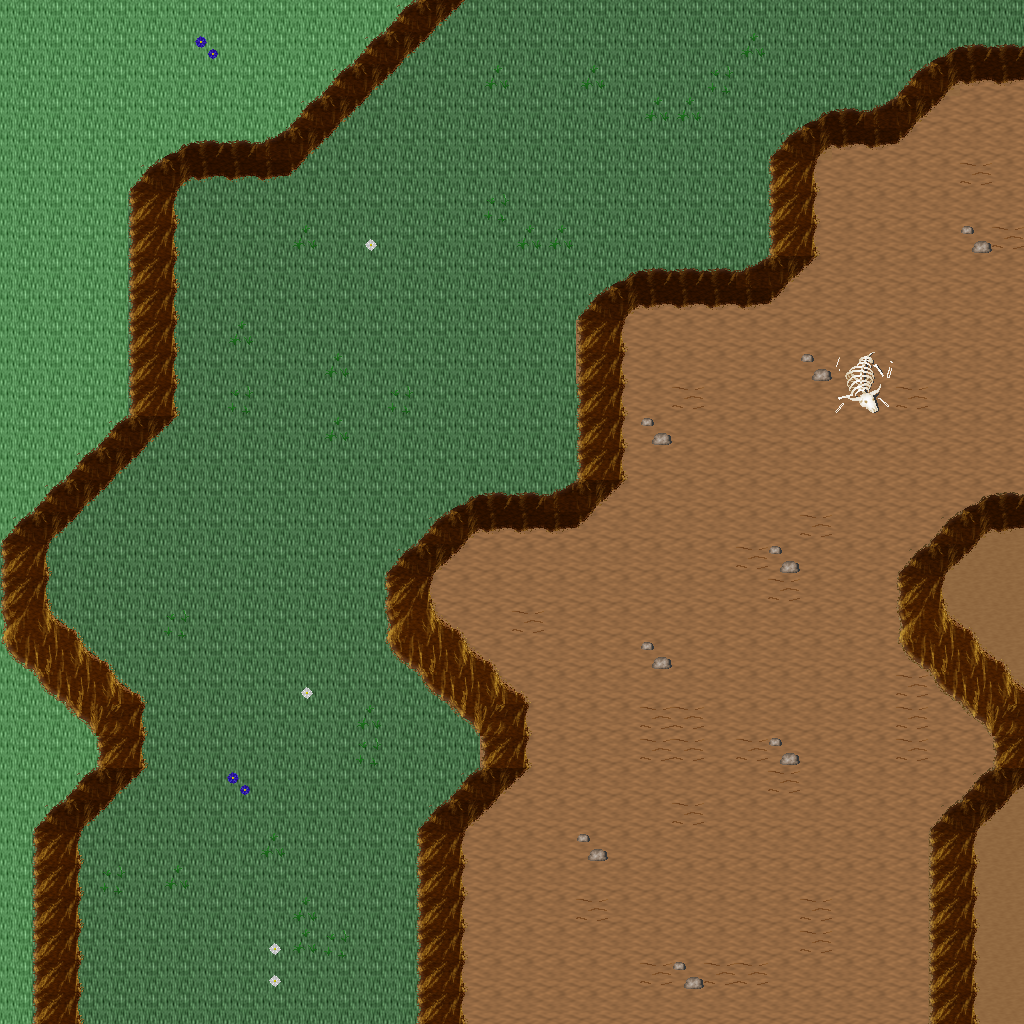

The image is a tile-based game level rendered from a .tmx file. Its description and source (layers, tilesets, objects; grid data summarised) follow:
An orthogonal 32x32 tile map with 32x32 px tiles, 5 tile layers (Ground, Objects, Objects2, Above, ...), 1 hidden layer not drawn, 25 tilesets.

<map version="1.10" tiledversion="1.11.0" orientation="orthogonal" renderorder="right-down" width="32" height="32" tilewidth="32" tileheight="32" infinite="0" nextlayerid="11" nextobjectid="1">
 <tileset firstgid="1" name="ground_ground" tilewidth="32" tileheight="32" tilecount="33" columns="3">
  <image source="../drawable/ground_ground.png" width="96" height="352" />
 </tileset>
 <tileset firstgid="34" name="ground_grass_edges" tilewidth="32" tileheight="32" tilecount="36" columns="12">
  <image source="../drawable/ground_grass_edges.png" width="384" height="96" />
 </tileset>
 <tileset firstgid="70" name="ground_ridge_earth_dark" tilewidth="32" tileheight="32" tilecount="96" columns="12">
  <image source="../drawable/ground_ridge_earth_dark.png" width="384" height="256" />
 </tileset>
 <tileset firstgid="166" name="plant_flower_daisy_white" tilewidth="32" tileheight="32" tilecount="8" columns="2">
  <image source="../drawable/plant_flower_daisy_white.png" width="64" height="128" />
 </tileset>
 <tileset firstgid="174" name="plant_grasses" tilewidth="32" tileheight="32" tilecount="6" columns="3">
  <image source="../drawable/plant_grasses.png" width="96" height="64" />
 </tileset>
 <tileset firstgid="180" name="ground_rock_pebbles" tilewidth="32" tileheight="32" tilecount="3" columns="1">
  <image source="../drawable/ground_rock_pebbles.png" width="32" height="96" />
 </tileset>
 <tileset firstgid="183" name="plant_flower_daisy_blue" tilewidth="32" tileheight="32" tilecount="8" columns="2">
  <image source="../drawable/plant_flower_daisy_blue.png" width="64" height="128" />
 </tileset>
 <tileset firstgid="191" name="ground_ladder_vertical_dark" tilewidth="32" tileheight="32" tilecount="3" columns="3">
  <image source="../drawable/ground_ladder_vertical_dark.png" width="96" height="32" />
 </tileset>
 <tileset firstgid="194" name="item_corpse_huge_animal" tilewidth="32" tileheight="32" tilecount="16" columns="2">
  <image source="../drawable/item_corpse_huge_animal.png" width="64" height="256" />
 </tileset>
 <tileset firstgid="210" name="ground_ladder_steps" tilewidth="32" tileheight="32" tilecount="6" columns="3">
  <image source="../drawable/ground_ladder_steps.png" width="96" height="64" />
 </tileset>
 <tileset firstgid="216" name="logic_creature_rodent" tilewidth="32" tileheight="32" tilecount="8" columns="8">
  <image source="../drawable/logic_creature_rodent.png" width="256" height="32" />
 </tileset>
 <tileset firstgid="224" name="logic_creature_animal" tilewidth="32" tileheight="32" tilecount="32" columns="8">
  <image source="../drawable/logic_creature_animal.png" width="256" height="128" />
 </tileset>
 <tileset firstgid="256" name="logic_portal" tilewidth="32" tileheight="32" tilecount="24" columns="8">
  <image source="../drawable/logic_portal.png" width="256" height="96" />
 </tileset>
 <tileset firstgid="280" name="logic_creature_orc" tilewidth="32" tileheight="32" tilecount="6" columns="6">
  <image source="../drawable/logic_creature_orc.png" width="192" height="32" />
 </tileset>
 <tileset firstgid="286" name="logic_collision" tilewidth="32" tileheight="32" tilecount="1" columns="1">
  <image source="../drawable/logic_collision.png" width="32" height="32" />
 </tileset>
 <tileset firstgid="287" name="ground_green_paving" tilewidth="32" tileheight="32" tilecount="18" columns="3">
  <image source="../drawable/ground_green_paving.png" width="96" height="192" />
 </tileset>
 <tileset firstgid="305" name="logic_protection" tilewidth="32" tileheight="32" tilecount="2" columns="2">
  <image source="../drawable/logic_protection.png" width="64" height="32" />
 </tileset>
 <tileset firstgid="307" name="ground_earth_edges" tilewidth="32" tileheight="32" tilecount="18" columns="6">
  <image source="../drawable/ground_earth_edges.png" width="192" height="96" />
 </tileset>
 <tileset firstgid="325" name="ground_grass_corners" tilewidth="32" tileheight="32" tilecount="24" columns="6">
  <image source="../drawable/ground_grass_corners.png" width="192" height="128" />
 </tileset>
 <tileset firstgid="349" name="plant_tree_tree_darkgreen" tilewidth="32" tileheight="32" tilecount="88" columns="8">
  <image source="../drawable/plant_tree_tree_darkgreen.png" width="256" height="352" />
 </tileset>
 <tileset firstgid="437" name="plant_tree_evergreen" tilewidth="32" tileheight="32" tilecount="36" columns="3">
  <image source="../drawable/plant_tree_evergreen.png" width="96" height="384" />
 </tileset>
 <tileset firstgid="473" name="building_decoration_rocks" tilewidth="32" tileheight="32" tilecount="6" columns="3">
  <image source="../drawable/building_decoration_rocks.png" width="96" height="64" />
 </tileset>
 <tileset firstgid="479" name="plant_bush_bushes" tilewidth="32" tileheight="32" tilecount="10" columns="5">
  <image source="../drawable/plant_bush_bushes.png" width="160" height="64" />
 </tileset>
 <tileset firstgid="489" name="plant_bush_various_small" tilewidth="32" tileheight="32" tilecount="9" columns="3">
  <image source="../drawable/plant_bush_various_small.png" width="96" height="96" />
 </tileset>
 <tileset firstgid="498" name="ground_dry_grass" tilewidth="32" tileheight="32" tilecount="54" columns="9">
  <image source="../drawable/ground_dry_grass.png" width="288" height="192" />
 </tileset>
 <layer id="1" name="Ground" width="32" height="32">
  <data>[1024 cells, 1024 non-empty, 4 distinct tile ids]</data>
 </layer>
 <layer id="2" name="Objects" width="32" height="32">
  <data>[1024 cells, 292 non-empty, 23 distinct tile ids]</data>
 </layer>
 <layer id="3" name="Objects2" width="32" height="32">
  <data>[1024 cells, 4 non-empty, 4 distinct tile ids]</data>
 </layer>
 <layer id="4" name="Above" width="32" height="32">
  <data>[1024 cells, 0 non-empty, 0 distinct tile ids]</data>
 </layer>
 <layer id="5" name="Above2" width="32" height="32">
  <data>[1024 cells, 0 non-empty, 0 distinct tile ids]</data>
 </layer>
 <layer id="6" name="Walkable" width="32" height="32" visible="0">
  <data>[1024 cells, 202 non-empty, 1 distinct tile ids]</data>
 </layer>
 <objectgroup id="7" name="Mapevents" />
 <objectgroup id="8" name="Spawn" />
 <objectgroup id="9" name="Keys" />
 <objectgroup id="10" name="Replace" />
</map>
